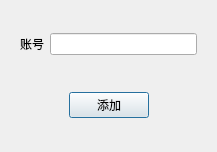
<?xml version="1.0" encoding="UTF-8"?>
<ui version="4.0">
 <class>AddFriendDialog</class>
 <widget class="QDialog" name="AddFriendDialog">
  <property name="geometry">
   <rect>
    <x>0</x>
    <y>0</y>
    <width>217</width>
    <height>152</height>
   </rect>
  </property>
  <property name="windowTitle">
   <string>Dialog</string>
  </property>
  <layout class="QVBoxLayout" name="verticalLayout">
   <item>
    <widget class="QWidget" name="widget" native="true">
     <property name="sizePolicy">
      <sizepolicy hsizetype="Preferred" vsizetype="Fixed">
       <horstretch>0</horstretch>
       <verstretch>0</verstretch>
      </sizepolicy>
     </property>
     <layout class="QHBoxLayout" name="horizontalLayout">
      <item>
       <widget class="QLabel" name="label">
        <property name="text">
         <string>账号</string>
        </property>
       </widget>
      </item>
      <item>
       <widget class="QLineEdit" name="lineEdit"/>
      </item>
     </layout>
    </widget>
   </item>
   <item>
    <widget class="QWidget" name="widget_2" native="true">
     <property name="sizePolicy">
      <sizepolicy hsizetype="Preferred" vsizetype="Fixed">
       <horstretch>0</horstretch>
       <verstretch>0</verstretch>
      </sizepolicy>
     </property>
     <layout class="QHBoxLayout" name="horizontalLayout_2">
      <item>
       <spacer name="horizontalSpacer">
        <property name="orientation">
         <enum>Qt::Horizontal</enum>
        </property>
        <property name="sizeHint" stdset="0">
         <size>
          <width>40</width>
          <height>20</height>
         </size>
        </property>
       </spacer>
      </item>
      <item>
       <widget class="QPushButton" name="addBtn">
        <property name="text">
         <string>添加</string>
        </property>
       </widget>
      </item>
      <item>
       <spacer name="horizontalSpacer_2">
        <property name="orientation">
         <enum>Qt::Horizontal</enum>
        </property>
        <property name="sizeHint" stdset="0">
         <size>
          <width>40</width>
          <height>20</height>
         </size>
        </property>
       </spacer>
      </item>
     </layout>
    </widget>
   </item>
  </layout>
 </widget>
 <resources/>
 <connections/>
</ui>
